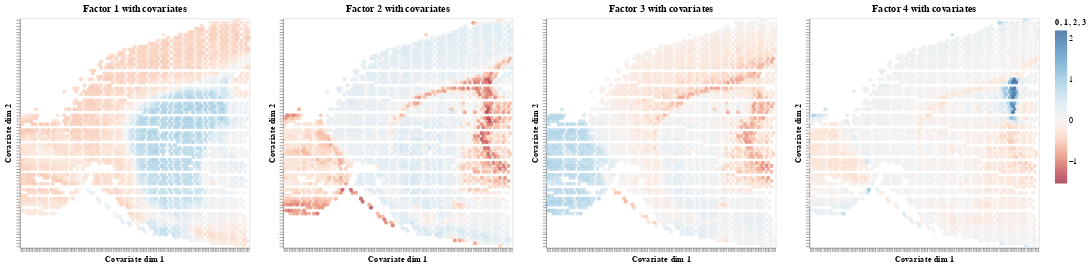

Source (notebook cell):
### Code cell
plot_factors_covariate_2d(model, "spatial")

### Figure 1 — Vega specification as saved in the notebook (floating-point values rounded to 4 significant figures; data arrays with more than 128 entries replaced by an {"elided": "..."} marker saying what was removed)
{"$schema": "https://vega.github.io/schema/vega/v5.json", "data": [{"name": "param_1_store"}, {"name": "param_2_store"}, {"name": "param_3_store"}, {"name": "param_4_store"}, {"name": "source_0"}, {"name": "data_0", "values": {"elided": "2487 records"}}, {"name": "data_1", "values": {"elided": "2487 records"}}, {"name": "data_2", "values": {"elided": "2487 records"}}, {"name": "data_3", "values": {"elided": "2487 records"}}, {"name": "data_0_view_1_x_domain_covariate_0", "values": {"elided": "137 records"}}, {"name": "data_0_view_1_y_domain_covariate_1", "values": [{"covariate_1": 7474.0}, {"covariate_1": 8552.0}, {"covariate_1": 3163.0}, {"covariate_1": 6636.0}, {"covariate_1": 7115.0}, {"covariate_1": 8912.0}, {"covariate_1": 8792.0}, {"covariate_1": 6517.0}, {"covariate_1": 9271.0}, {"covariate_1": 8433.0}, {"covariate_1": 5678.0}, {"covariate_1": 9510.0}, {"covariate_1": 9391.0}, {"covariate_1": 4241.0}, {"covariate_1": 6876.0}, {"covariate_1": 9151.0}, {"covariate_1": 9989.0}, {"covariate_1": 8073.0}, {"covariate_1": 4361.0}, {"covariate_1": 7594.0}, {"covariate_1": 6756.0}, {"covariate_1": 6516.0}, {"covariate_1": 5798.0}, {"covariate_1": 7834.0}, {"covariate_1": 8313.0}, {"covariate_1": 4002.0}, {"covariate_1": 7355.0}, {"covariate_1": 5439.0}, {"covariate_1": 5558.0}, {"covariate_1": 4600.0}, {"covariate_1": 4840.0}, {"covariate_1": 4720.0}, {"covariate_1": 3523.0}, {"covariate_1": 6277.0}, {"covariate_1": 6995.0}, {"covariate_1": 7954.0}, {"covariate_1": 3403.0}, {"covariate_1": 3882.0}, {"covariate_1": 7235.0}, {"covariate_1": 10230.0}, {"covariate_1": 6038.0}, {"covariate_1": 8672.0}, {"covariate_1": 9630.0}, {"covariate_1": 6157.0}, {"covariate_1": 7475.0}, {"covariate_1": 5080.0}, {"covariate_1": 9031.0}, {"covariate_1": 8553.0}, {"covariate_1": 4481.0}, {"covariate_1": 6397.0}, {"covariate_1": 7714.0}, {"covariate_1": 3642.0}, {"covariate_1": 6996.0}, {"covariate_1": 10350.0}, {"covariate_1": 3762.0}, {"covariate_1": 7953.0}, {"covariate_1": 5319.0}, {"covariate_1": 9032.0}, {"covariate_1": 3044.0}, {"covariate_1": 4960.0}, {"covariate_1": 5199.0}, {"covariate_1": 8432.0}, {"covariate_1": 9750.0}, {"covariate_1": 9870.0}, {"covariate_1": 8193.0}, {"covariate_1": 5079.0}, {"covariate_1": 5918.0}, {"covariate_1": 6037.0}, {"covariate_1": 4121.0}, {"covariate_1": 10110.0}, {"covariate_1": 2924.0}, {"covariate_1": 3283.0}, {"covariate_1": 5559.0}, {"covariate_1": 2804.0}, {"covariate_1": 4601.0}, {"covariate_1": 10470.0}, {"covariate_1": 2684.0}]}, {"name": "data_1_view_2_x_domain_covariate_0", "values": {"elided": "137 records"}}, {"name": "data_1_view_2_y_domain_covariate_1", "values": [{"covariate_1": 7474.0}, {"covariate_1": 8552.0}, {"covariate_1": 3163.0}, {"covariate_1": 6636.0}, {"covariate_1": 7115.0}, {"covariate_1": 8912.0}, {"covariate_1": 8792.0}, {"covariate_1": 6517.0}, {"covariate_1": 9271.0}, {"covariate_1": 8433.0}, {"covariate_1": 5678.0}, {"covariate_1": 9510.0}, {"covariate_1": 9391.0}, {"covariate_1": 4241.0}, {"covariate_1": 6876.0}, {"covariate_1": 9151.0}, {"covariate_1": 9989.0}, {"covariate_1": 8073.0}, {"covariate_1": 4361.0}, {"covariate_1": 7594.0}, {"covariate_1": 6756.0}, {"covariate_1": 6516.0}, {"covariate_1": 5798.0}, {"covariate_1": 7834.0}, {"covariate_1": 8313.0}, {"covariate_1": 4002.0}, {"covariate_1": 7355.0}, {"covariate_1": 5439.0}, {"covariate_1": 5558.0}, {"covariate_1": 4600.0}, {"covariate_1": 4840.0}, {"covariate_1": 4720.0}, {"covariate_1": 3523.0}, {"covariate_1": 6277.0}, {"covariate_1": 6995.0}, {"covariate_1": 7954.0}, {"covariate_1": 3403.0}, {"covariate_1": 3882.0}, {"covariate_1": 7235.0}, {"covariate_1": 10230.0}, {"covariate_1": 6038.0}, {"covariate_1": 8672.0}, {"covariate_1": 9630.0}, {"covariate_1": 6157.0}, {"covariate_1": 7475.0}, {"covariate_1": 5080.0}, {"covariate_1": 9031.0}, {"covariate_1": 8553.0}, {"covariate_1": 4481.0}, {"covariate_1": 6397.0}, {"covariate_1": 7714.0}, {"covariate_1": 3642.0}, {"covariate_1": 6996.0}, {"covariate_1": 10350.0}, {"covariate_1": 3762.0}, {"covariate_1": 7953.0}, {"covariate_1": 5319.0}, {"covariate_1": 9032.0}, {"covariate_1": 3044.0}, {"covariate_1": 4960.0}, {"covariate_1": 5199.0}, {"covariate_1": 8432.0}, {"covariate_1": 9750.0}, {"covariate_1": 9870.0}, {"covariate_1": 8193.0}, {"covariate_1": 5079.0}, {"covariate_1": 5918.0}, {"covariate_1": 6037.0}, {"covariate_1": 4121.0}, {"covariate_1": 10110.0}, {"covariate_1": 2924.0}, {"covariate_1": 3283.0}, {"covariate_1": 5559.0}, {"covariate_1": 2804.0}, {"covariate_1": 4601.0}, {"covariate_1": 10470.0}, {"covariate_1": 2684.0}]}, {"name": "data_2_view_3_x_domain_covariate_0", "values": {"elided": "137 records"}}, {"name": "data_2_view_3_y_domain_covariate_1", "values": [{"covariate_1": 7474.0}, {"covariate_1": 8552.0}, {"covariate_1": 3163.0}, {"covariate_1": 6636.0}, {"covariate_1": 7115.0}, {"covariate_1": 8912.0}, {"covariate_1": 8792.0}, {"covariate_1": 6517.0}, {"covariate_1": 9271.0}, {"covariate_1": 8433.0}, {"covariate_1": 5678.0}, {"covariate_1": 9510.0}, {"covariate_1": 9391.0}, {"covariate_1": 4241.0}, {"covariate_1": 6876.0}, {"covariate_1": 9151.0}, {"covariate_1": 9989.0}, {"covariate_1": 8073.0}, {"covariate_1": 4361.0}, {"covariate_1": 7594.0}, {"covariate_1": 6756.0}, {"covariate_1": 6516.0}, {"covariate_1": 5798.0}, {"covariate_1": 7834.0}, {"covariate_1": 8313.0}, {"covariate_1": 4002.0}, {"covariate_1": 7355.0}, {"covariate_1": 5439.0}, {"covariate_1": 5558.0}, {"covariate_1": 4600.0}, {"covariate_1": 4840.0}, {"covariate_1": 4720.0}, {"covariate_1": 3523.0}, {"covariate_1": 6277.0}, {"covariate_1": 6995.0}, {"covariate_1": 7954.0}, {"covariate_1": 3403.0}, {"covariate_1": 3882.0}, {"covariate_1": 7235.0}, {"covariate_1": 10230.0}, {"covariate_1": 6038.0}, {"covariate_1": 8672.0}, {"covariate_1": 9630.0}, {"covariate_1": 6157.0}, {"covariate_1": 7475.0}, {"covariate_1": 5080.0}, {"covariate_1": 9031.0}, {"covariate_1": 8553.0}, {"covariate_1": 4481.0}, {"covariate_1": 6397.0}, {"covariate_1": 7714.0}, {"covariate_1": 3642.0}, {"covariate_1": 6996.0}, {"covariate_1": 10350.0}, {"covariate_1": 3762.0}, {"covariate_1": 7953.0}, {"covariate_1": 5319.0}, {"covariate_1": 9032.0}, {"covariate_1": 3044.0}, {"covariate_1": 4960.0}, {"covariate_1": 5199.0}, {"covariate_1": 8432.0}, {"covariate_1": 9750.0}, {"covariate_1": 9870.0}, {"covariate_1": 8193.0}, {"covariate_1": 5079.0}, {"covariate_1": 5918.0}, {"covariate_1": 6037.0}, {"covariate_1": 4121.0}, {"covariate_1": 10110.0}, {"covariate_1": 2924.0}, {"covariate_1": 3283.0}, {"covariate_1": 5559.0}, {"covariate_1": 2804.0}, {"covariate_1": 4601.0}, {"covariate_1": 10470.0}, {"covariate_1": 2684.0}]}, {"name": "data_3_view_4_x_domain_covariate_0", "values": {"elided": "137 records"}}, {"name": "data_3_view_4_y_domain_covariate_1", "values": [{"covariate_1": 7474.0}, {"covariate_1": 8552.0}, {"covariate_1": 3163.0}, {"covariate_1": 6636.0}, {"covariate_1": 7115.0}, {"covariate_1": 8912.0}, {"covariate_1": 8792.0}, {"covariate_1": 6517.0}, {"covariate_1": 9271.0}, {"covariate_1": 8433.0}, {"covariate_1": 5678.0}, {"covariate_1": 9510.0}, {"covariate_1": 9391.0}, {"covariate_1": 4241.0}, {"covariate_1": 6876.0}, {"covariate_1": 9151.0}, {"covariate_1": 9989.0}, {"covariate_1": 8073.0}, {"covariate_1": 4361.0}, {"covariate_1": 7594.0}, {"covariate_1": 6756.0}, {"covariate_1": 6516.0}, {"covariate_1": 5798.0}, {"covariate_1": 7834.0}, {"covariate_1": 8313.0}, {"covariate_1": 4002.0}, {"covariate_1": 7355.0}, {"covariate_1": 5439.0}, {"covariate_1": 5558.0}, {"covariate_1": 4600.0}, {"covariate_1": 4840.0}, {"covariate_1": 4720.0}, {"covariate_1": 3523.0}, {"covariate_1": 6277.0}, {"covariate_1": 6995.0}, {"covariate_1": 7954.0}, {"covariate_1": 3403.0}, {"covariate_1": 3882.0}, {"covariate_1": 7235.0}, {"covariate_1": 10230.0}, {"covariate_1": 6038.0}, {"covariate_1": 8672.0}, {"covariate_1": 9630.0}, {"covariate_1": 6157.0}, {"covariate_1": 7475.0}, {"covariate_1": 5080.0}, {"covariate_1": 9031.0}, {"covariate_1": 8553.0}, {"covariate_1": 4481.0}, {"covariate_1": 6397.0}, {"covariate_1": 7714.0}, {"covariate_1": 3642.0}, {"covariate_1": 6996.0}, {"covariate_1": 10350.0}, {"covariate_1": 3762.0}, {"covariate_1": 7953.0}, {"covariate_1": 5319.0}, {"covariate_1": 9032.0}, {"covariate_1": 3044.0}, {"covariate_1": 4960.0}, {"covariate_1": 5199.0}, {"covariate_1": 8432.0}, {"covariate_1": 9750.0}, {"covariate_1": 9870.0}, {"covariate_1": 8193.0}, {"covariate_1": 5079.0}, {"covariate_1": 5918.0}, {"covariate_1": 6037.0}, {"covariate_1": 4121.0}, {"covariate_1": 10110.0}, {"covariate_1": 2924.0}, {"covariate_1": 3283.0}, {"covariate_1": 5559.0}, {"covariate_1": 2804.0}, {"covariate_1": 4601.0}, {"covariate_1": 10470.0}, {"covariate_1": 2684.0}]}], "signals": [{"name": "childHeight", "value": 300}, {"name": "concat_0_childWidth", "value": 300}, {"name": "unit", "value": {}, "on": [{"events": "pointermove", "update": "isTuple(group()) ? group() : unit"}]}, {"name": "param_1", "update": "vlSelectionResolve(\"param_1_store\", \"union\")"}, {"name": "param_2", "update": "vlSelectionResolve(\"param_2_store\", \"union\")"}, {"name": "param_3", "update": "vlSelectionResolve(\"param_3_store\", \"union\")"}, {"name": "param_4", "update": "vlSelectionResolve(\"param_4_store\", \"union\")"}], "marks": [{"type": "group", "name": "concat_0_group", "marks": [{"type": "group", "name": "view_1_group", "encode": {"update": {"width": {"signal": "concat_0_childWidth"}, "height": {"signal": "childHeight"}}}, "signals": [{"name": "param_1_covariate_0", "on": [{"events": [{"source": "view", "type": "dblclick"}], "update": "null"}, {"events": {"signal": "param_1_translate_delta"}, "update": "panLinear(param_1_translate_anchor.extent_x, -param_1_translate_delta.x / concat_0_childWidth)"}, {"events": {"signal": "param_1_zoom_delta"}, "update": "zoomLinear(domain(\"view_1_x\"), param_1_zoom_anchor.x, param_1_zoom_delta)"}]}, {"name": "param_1_covariate_1", "on": [{"events": [{"source": "view", "type": "dblclick"}], "update": "null"}, {"events": {"signal": "param_1_translate_delta"}, "update": "panLinear(param_1_translate_anchor.extent_y, param_1_translate_delta.y / childHeight)"}, {"events": {"signal": "param_1_zoom_delta"}, "update": "zoomLinear(domain(\"view_1_y\"), param_1_zoom_anchor.y, param_1_zoom_delta)"}]}, {"name": "param_1_tuple", "on": [{"events": [{"signal": "param_1_covariate_0 || param_1_covariate_1"}], "update": "param_1_covariate_0 && param_1_covariate_1 ? {unit: \"view_1\", fields: param_1_tuple_fields, values: [param_1_covariate_0,param_1_covariate_1]} : null"}]}, {"name": "param_1_tuple_fields", "value": [{"field": "covariate_0", "channel": "x", "type": "E"}, {"field": "covariate_1", "channel": "y", "type": "E"}]}, {"name": "param_1_translate_anchor", "value": {}, "on": [{"events": [{"source": "scope", "type": "pointerdown"}], "update": "{x: x(unit), y: y(unit), extent_x: domain(\"view_1_x\"), extent_y: domain(\"view_1_y\")}"}]}, {"name": "param_1_translate_delta", "value": {}, "on": [{"events": [{"source": "window", "between": [{"source": "scope", "type": "pointerdown"}, {"source": "window", "type": "pointerup"}], "type": "pointermove", "consume": true}], "update": "{x: param_1_translate_anchor.x - x(unit), y: param_1_translate_anchor.y - y(unit)}"}]}, {"name": "param_1_zoom_anchor", "on": [{"events": [{"source": "scope", "consume": true, "type": "wheel"}], "update": "{x: invert(\"view_1_x\", x(unit)), y: invert(\"view_1_y\", y(unit))}"}]}, {"name": "param_1_zoom_delta", "on": [{"events": [{"source": "scope", "consume": true, "type": "wheel"}], "update": "pow(1.001, event.deltaY * pow(16, event.deltaMode))", "force": true}]}, {"name": "param_1_modify", "on": [{"events": {"signal": "param_1_tuple"}, "update": "modify(\"param_1_store\", param_1_tuple, true)"}]}], "marks": [{"type": "symbol", "name": "view_1_marks", "from": {"data": "data_0"}, "encode": {"update": {"fill": {"field": "0", "scale": "color"}, "x": {"field": "covariate_0", "scale": "view_1_x"}, "y": {"field": "covariate_1", "scale": "view_1_y"}, "opacity": {"value": 0.7}}}, "style": ["point"], "interactive": true}], "axes": [{"scale": "view_1_x", "grid": false, "labels": false, "orient": "bottom", "labelBaseline": "middle", "zindex": 0, "title": "Covariate dim 1", "labelAngle": 270, "labelAlign": "right"}, {"scale": "view_1_y", "zindex": 0, "labels": false, "grid": false, "title": "Covariate dim 2", "orient": "left"}], "title": {"text": "Factor 1 with covariates", "frame": "group"}, "style": "cell"}, {"type": "group", "name": "view_2_group", "encode": {"update": {"height": {"signal": "childHeight"}, "width": {"signal": "concat_0_childWidth"}}}, "signals": [{"name": "param_2_covariate_0", "on": [{"events": [{"source": "view", "type": "dblclick"}], "update": "null"}, {"events": {"signal": "param_2_translate_delta"}, "update": "panLinear(param_2_translate_anchor.extent_x, -param_2_translate_delta.x / concat_0_childWidth)"}, {"events": {"signal": "param_2_zoom_delta"}, "update": "zoomLinear(domain(\"view_2_x\"), param_2_zoom_anchor.x, param_2_zoom_delta)"}]}, {"name": "param_2_covariate_1", "on": [{"events": [{"source": "view", "type": "dblclick"}], "update": "null"}, {"events": {"signal": "param_2_translate_delta"}, "update": "panLinear(param_2_translate_anchor.extent_y, param_2_translate_delta.y / childHeight)"}, {"events": {"signal": "param_2_zoom_delta"}, "update": "zoomLinear(domain(\"view_2_y\"), param_2_zoom_anchor.y, param_2_zoom_delta)"}]}, {"name": "param_2_tuple", "on": [{"events": [{"signal": "param_2_covariate_0 || param_2_covariate_1"}], "update": "param_2_covariate_0 && param_2_covariate_1 ? {unit: \"view_2\", fields: param_2_tuple_fields, values: [param_2_covariate_0,param_2_covariate_1]} : null"}]}, {"name": "param_2_tuple_fields", "value": [{"field": "covariate_0", "channel": "x", "type": "E"}, {"field": "covariate_1", "channel": "y", "type": "E"}]}, {"name": "param_2_translate_anchor", "value": {}, "on": [{"events": [{"source": "scope", "type": "pointerdown"}], "update": "{x: x(unit), y: y(unit), extent_x: domain(\"view_2_x\"), extent_y: domain(\"view_2_y\")}"}]}, {"name": "param_2_translate_delta", "value": {}, "on": [{"events": [{"source": "window", "between": [{"source": "scope", "type": "pointerdown"}, {"source": "window", "type": "pointerup"}], "consume": true, "type": "pointermove"}], "update": "{x: param_2_translate_anchor.x - x(unit), y: param_2_translate_anchor.y - y(unit)}"}]}, {"name": "param_2_zoom_anchor", "on": [{"events": [{"source": "scope", "type": "wheel", "consume": true}], "update": "{x: invert(\"view_2_x\", x(unit)), y: invert(\"view_2_y\", y(unit))}"}]}, {"name": "param_2_zoom_delta", "on": [{"events": [{"source": "scope", "type": "wheel", "consume": true}], "update": "pow(1.001, event.deltaY * pow(16, event.deltaMode))", "force": true}]}, {"name": "param_2_modify", "on": [{"events": {"signal": "param_2_tuple"}, "update": "modify(\"param_2_store\", param_2_tuple, true)"}]}], "marks": [{"type": "symbol", "name": "view_2_marks", "from": {"data": "data_1"}, "encode": {"update": {"fill": {"field": "1", "scale": "color"}, "opacity": {"value": 0.7}, "x": {"field": "covariate_0", "scale": "view_2_x"}, "y": {"field": "covariate_1", "scale": "view_2_y"}}}, "style": ["point"], "interactive": true}], "axes": [{"scale": "view_2_x", "labelAngle": 270, "title": "Covariate dim 1", "labelBaseline": "middle", "orient": "bottom", "labels": false, "labelAlign": "right", "grid": false, "zindex": 0}, {"scale": "view_2_y", "zindex": 0, "grid": false, "orient": "left", "labels": false, "title": "Covariate dim 2"}], "title": {"text": "Factor 2 with covariates", "frame": "group"}, "style": "cell"}, {"type": "group", "name": "view_3_group", "encode": {"update": {"width": {"signal": "concat_0_childWidth"}, "height": {"signal": "childHeight"}}}, "signals": [{"name": "param_3_covariate_0", "on": [{"events": [{"source": "view", "type": "dblclick"}], "update": "null"}, {"events": {"signal": "param_3_translate_delta"}, "update": "panLinear(param_3_translate_anchor.extent_x, -param_3_translate_delta.x / concat_0_childWidth)"}, {"events": {"signal": "param_3_zoom_delta"}, "update": "zoomLinear(domain(\"view_3_x\"), param_3_zoom_anchor.x, param_3_zoom_delta)"}]}, {"name": "param_3_covariate_1", "on": [{"events": [{"source": "view", "type": "dblclick"}], "update": "null"}, {"events": {"signal": "param_3_translate_delta"}, "update": "panLinear(param_3_translate_anchor.extent_y, param_3_translate_delta.y / childHeight)"}, {"events": {"signal": "param_3_zoom_delta"}, "update": "zoomLinear(domain(\"view_3_y\"), param_3_zoom_anchor.y, param_3_zoom_delta)"}]}, {"name": "param_3_tuple", "on": [{"events": [{"signal": "param_3_covariate_0 || param_3_covariate_1"}], "update": "param_3_covariate_0 && param_3_covariate_1 ? {unit: \"view_3\", fields: param_3_tuple_fields, values: [param_3_covariate_0,param_3_covariate_1]} : null"}]}, {"name": "param_3_tuple_fields", "value": [{"field": "covariate_0", "channel": "x", "type": "E"}, {"field": "covariate_1", "channel": "y", "type": "E"}]}, {"name": "param_3_translate_anchor", "value": {}, "on": [{"events": [{"source": "scope", "type": "pointerdown"}], "update": "{x: x(unit), y: y(unit), extent_x: domain(\"view_3_x\"), extent_y: domain(\"view_3_y\")}"}]}, {"name": "param_3_translate_delta", "value": {}, "on": [{"events": [{"source": "window", "between": [{"source": "scope", "type": "pointerdown"}, {"source": "window", "type": "pointerup"}], "consume": true, "type": "pointermove"}], "update": "{x: param_3_translate_anchor.x - x(unit), y: param_3_translate_anchor.y - y(unit)}"}]}, {"name": "param_3_zoom_anchor", "on": [{"events": [{"source": "scope", "type": "wheel", "consume": true}], "update": "{x: invert(\"view_3_x\", x(unit)), y: invert(\"view_3_y\", y(unit))}"}]}, {"name": "param_3_zoom_delta", "on": [{"events": [{"source": "scope", "type": "wheel", "consume": true}], "update": "pow(1.001, event.deltaY * pow(16, event.deltaMode))", "force": true}]}, {"name": "param_3_modify", "on": [{"events": {"signal": "param_3_tuple"}, "update": "modify(\"param_3_store\", param_3_tuple, true)"}]}], "marks": [{"type": "symbol", "name": "view_3_marks", "from": {"data": "data_2"}, "encode": {"update": {"fill": {"field": "2", "scale": "color"}, "opacity": {"value": 0.7}, "x": {"field": "covariate_0", "scale": "view_3_x"}, "y": {"field": "covariate_1", "scale": "view_3_y"}}}, "interactive": true, "style": ["point"]}], "axes": [{"scale": "view_3_x", "labelBaseline": "middle", "labels": false, "grid": false, "orient": "bottom", "title": "Covariate dim 1", "labelAlign": "right", "labelAngle": 270, "zindex": 0}, {"scale": "view_3_y", "grid": false, "labels": false, "zindex": 0, "orient": "left", "title": "Covariate dim 2"}], "title": {"text": "Factor 3 with covariates", "frame": "group"}, "style": "cell"}, {"type": "group", "name": "view_4_group", "encode": {"update": {"width": {"signal": "concat_0_childWidth"}, "height": {"signal": "childHeight"}}}, "signals": [{"name": "param_4_covariate_0", "on": [{"events": [{"source": "view", "type": "dblclick"}], "update": "null"}, {"events": {"signal": "param_4_translate_delta"}, "update": "panLinear(param_4_translate_anchor.extent_x, -param_4_translate_delta.x / concat_0_childWidth)"}, {"events": {"signal": "param_4_zoom_delta"}, "update": "zoomLinear(domain(\"view_4_x\"), param_4_zoom_anchor.x, param_4_zoom_delta)"}]}, {"name": "param_4_covariate_1", "on": [{"events": [{"source": "view", "type": "dblclick"}], "update": "null"}, {"events": {"signal": "param_4_translate_delta"}, "update": "panLinear(param_4_translate_anchor.extent_y, param_4_translate_delta.y / childHeight)"}, {"events": {"signal": "param_4_zoom_delta"}, "update": "zoomLinear(domain(\"view_4_y\"), param_4_zoom_anchor.y, param_4_zoom_delta)"}]}, {"name": "param_4_tuple", "on": [{"events": [{"signal": "param_4_covariate_0 || param_4_covariate_1"}], "update": "param_4_covariate_0 && param_4_covariate_1 ? {unit: \"view_4\", fields: param_4_tuple_fields, values: [param_4_covariate_0,param_4_covariate_1]} : null"}]}, {"name": "param_4_tuple_fields", "value": [{"field": "covariate_0", "channel": "x", "type": "E"}, {"field": "covariate_1", "channel": "y", "type": "E"}]}, {"name": "param_4_translate_anchor", "value": {}, "on": [{"events": [{"source": "scope", "type": "pointerdown"}], "update": "{x: x(unit), y: y(unit), extent_x: domain(\"view_4_x\"), extent_y: domain(\"view_4_y\")}"}]}, {"name": "param_4_translate_delta", "value": {}, "on": [{"events": [{"source": "window", "between": [{"source": "scope", "type": "pointerdown"}, {"source": "window", "type": "pointerup"}], "type": "pointermove", "consume": true}], "update": "{x: param_4_translate_anchor.x - x(unit), y: param_4_translate_anchor.y - y(unit)}"}]}, {"name": "param_4_zoom_anchor", "on": [{"events": [{"source": "scope", "consume": true, "type": "wheel"}], "update": "{x: invert(\"view_4_x\", x(unit)), y: invert(\"view_4_y\", y(unit))}"}]}, {"name": "param_4_zoom_delta", "on": [{"events": [{"source": "scope", "consume": true, "type": "wheel"}], "update": "pow(1.001, event.deltaY * pow(16, event.deltaMode))", "force": true}]}, {"name": "param_4_modify", "on": [{"events": {"signal": "param_4_tuple"}, "update": "modify(\"param_4_store\", param_4_tuple, true)"}]}], "marks": [{"type": "symbol", "name": "view_4_marks", "from": {"data": "data_3"}, "encode": {"update": {"fill": {"field": "3", "scale": "color"}, "opacity": {"value": 0.7}, "x": {"field": "covariate_0", "scale": "view_4_x"}, "y": {"field": "covariate_1", "scale": "view_4_y"}}}, "style": ["point"], "interactive": true}], "axes": [{"scale": "view_4_x", "grid": false, "labelBaseline": "middle", "zindex": 0, "title": "Covariate dim 1", "orient": "bottom", "labelAlign": "right", "labelAngle": 270, "labels": false}, {"scale": "view_4_y", "labels": false, "orient": "left", "grid": false, "title": "Covariate dim 2", "zindex": 0}], "title": {"text": "Factor 4 with covariates", "frame": "group"}, "style": "cell"}], "layout": {"padding": 20, "bounds": "full", "align": "each"}}], "scales": [{"name": "color", "type": "linear", "domain": {"fields": [{"data": "data_0", "field": "0"}, {"data": "data_1", "field": "1"}, {"data": "data_2", "field": "2"}, {"data": "data_3", "field": "3"}]}, "range": {"scheme": "redblue"}, "domainMid": 0, "interpolate": "hcl", "zero": false}, {"name": "view_1_x", "type": "point", "domain": {"data": "data_0_view_1_x_domain_covariate_0", "field": "covariate_0", "sort": true}, "range": [0, {"signal": "concat_0_childWidth"}], "padding": 0.5}, {"name": "view_1_y", "type": "point", "domain": {"data": "data_0_view_1_y_domain_covariate_1", "field": "covariate_1", "sort": true}, "range": [0, {"signal": "childHeight"}], "padding": 0.5}, {"name": "view_2_x", "type": "point", "domain": {"data": "data_1_view_2_x_domain_covariate_0", "field": "covariate_0", "sort": true}, "range": [0, {"signal": "concat_0_childWidth"}], "padding": 0.5}, {"name": "view_2_y", "type": "point", "domain": {"data": "data_1_view_2_y_domain_covariate_1", "field": "covariate_1", "sort": true}, "range": [0, {"signal": "childHeight"}], "padding": 0.5}, {"name": "view_3_x", "type": "point", "domain": {"data": "data_2_view_3_x_domain_covariate_0", "field": "covariate_0", "sort": true}, "range": [0, {"signal": "concat_0_childWidth"}], "padding": 0.5}, {"name": "view_3_y", "type": "point", "domain": {"data": "data_2_view_3_y_domain_covariate_1", "field": "covariate_1", "sort": true}, "range": [0, {"signal": "childHeight"}], "padding": 0.5}, {"name": "view_4_x", "type": "point", "domain": {"data": "data_3_view_4_x_domain_covariate_0", "field": "covariate_0", "sort": true}, "range": [0, {"signal": "concat_0_childWidth"}], "padding": 0.5}, {"name": "view_4_y", "type": "point", "domain": {"data": "data_3_view_4_y_domain_covariate_1", "field": "covariate_1", "sort": true}, "range": [0, {"signal": "childHeight"}], "padding": 0.5}], "layout": {"padding": 20, "columns": 1, "bounds": "full", "align": "each"}, "padding": 5, "background": "white", "legends": [{"fill": "color", "gradientLength": {"signal": "clamp(childHeight, 64, 200)"}, "title": "0, 1, 2, 3", "encode": {"gradient": {"update": {"opacity": {"value": 0.7}}}}}]}
